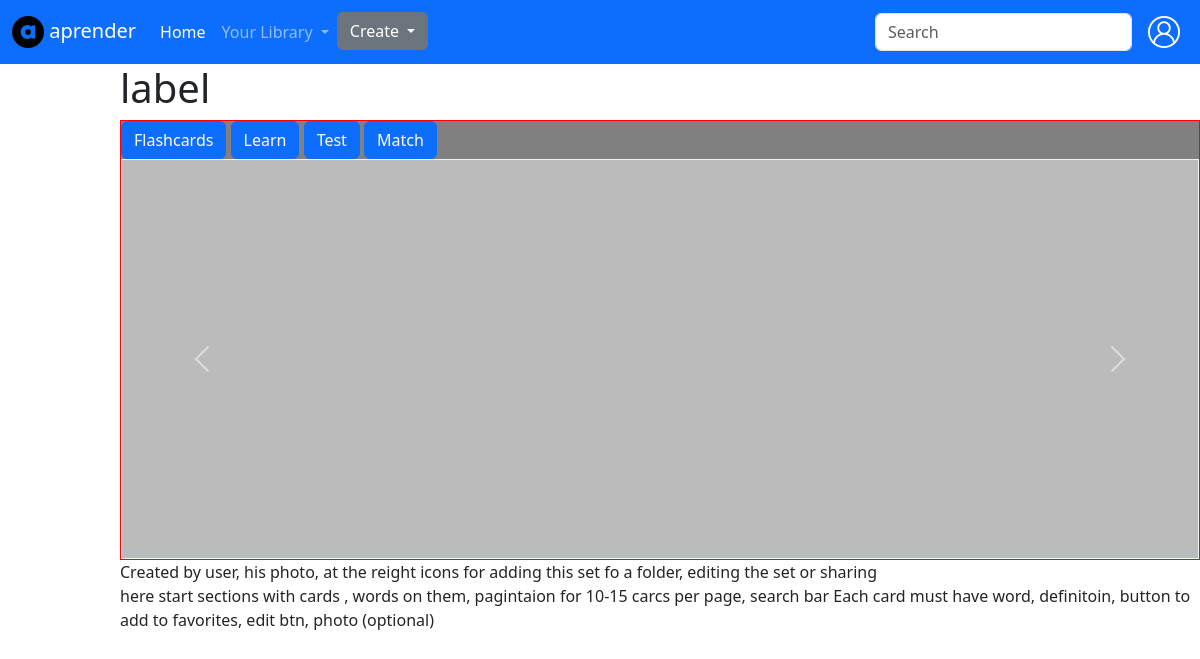
Before: /sets/23 (signed in) with the older database file.
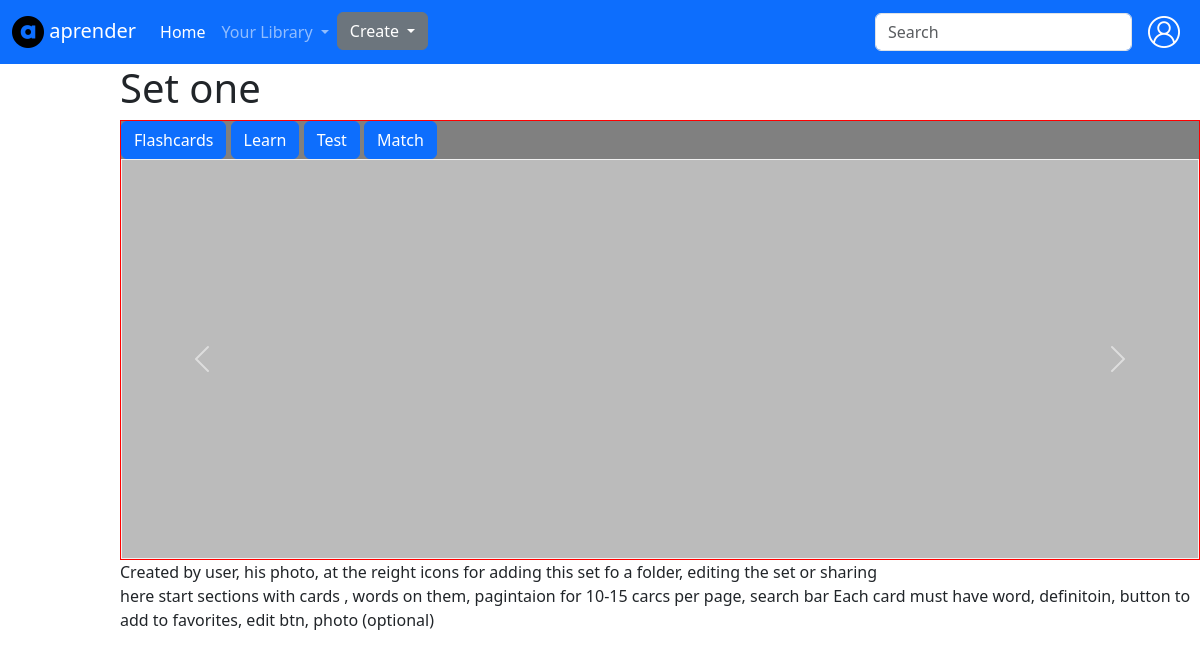
After: the same page with the newer database file.
### aprender/models.py (models this page shows, shortened)
class Set(models.Model):
    words = models.ManyToManyField(Word, related_name="words")
    label = models.CharField(max_length=255)
    description = models.CharField(max_length=512, null=True, blank=True)
    date = models.DateTimeField()
    author = models.ForeignKey(User, on_delete=models.SET_NULL, null=True)
    chosenWords = models.ManyToManyField(Word, related_name="chosenWords", blank=True)
    def serialize(self):
        return {
            'id': self.id,
            'label': self.label,
            'wordsNumber': self.words.count(),
            'author': self.author.username
        }

### aprender/views.py (the view)
# urls.py: path('sets/<int:id>', views.set, name='set'),
def set(request, id):
    return render(request, 'aprender/set.html', {
        'set': Set.objects.get(pk=id).serialize(),
        'learnStarted': LearnWay.objects.filter(author=request.user).filter(set__pk=id).count() > 0,
        'id': id
    })

### aprender/templates/aprender/set.html (shortened to what this page needs)
{% extends 'aprender/index.html' %}
{% load static %}
{% block head %}
<link rel="stylesheet" href="{% static 'styles/set.css' %}">
{% endblock head %}
{% block body %}
<section class='set'>
	<h1>{{set.label}}</h1>
	<div class="menuContainer">
		<a type="button" class="btn btn-primary" href="{% url 'flashcards' id %}">Flashcards</a>
		<button type="button" class="btn btn-primary">Learn</button>
		<button type="button" class="btn btn-primary">Test</button>
		<button type="button" class="btn btn-primary">Match</button>
		<div id="carouselExampleInterval" class="carousel slide" data-bs-ride="carousel" data-bs-interval="false">
			<div class="carousel-inner">
				<div class="carousel-item active" data-bs-interval="10000" style='height: 400px;'>
					<div class="flip-card" onclick='flip(this);' id="flipCardOne">
						<div class="flip-card-inner">
							<div class="flip-card-front" id='carouselItemOneFront'>
							</div>
						</div>
					</div>
				</div>
			</div>
			<button class="carousel-control-prev" type="button" onclick='prevWord();'>
				<span class="carousel-control-prev-icon" aria-hidden="true"></span>
			</button>
			<button class="carousel-control-next" type="button"  onclick='nextWord();'>
				<span class="carousel-control-next-icon" aria-hidden="true"></span>
			</button>
		</div>
	</div>
	<div>
		Created by user, his photo, at the reight icons for adding this set fo a folder, editing the set or sharing
	</div>
	<div>
		here start sections with cards , words on them, pagintaion for 10-15 carcs per page, search bar
		Each card must have word, definitoin, button to add to favorites, edit btn, photo (optional)
	</div>
</section>
{% endblock body %}

### aprender/templates/aprender/index.html (shortened to what this page needs)
{% load static %}
<!DOCTYPE html>
<html lang="en">
<head>
    {% load bootstrap5 %}
    {% bootstrap_css %}
    <link rel="stylesheet" href="{% static 'styles/index.css' %}">
    {% block head %}
    {% endblock head %}
</head>
<body>
    <nav class="navbar navbar-expand-lg navbar-dark bg-primary">
        <div class="container-fluid">
            <a class="navbar-brand" href="{% url 'index' %}">
                <img src="{% static 'icons/logo.png' %}" alt="">
                aprender</a>
            <div class="collapse navbar-collapse" id="navbarTogglerDemo02">
                <ul class="navbar-nav me-auto mb-2 mb-lg-0">
                    <li class="nav-item">
                        <a class="nav-link active" aria-current="page" href="{% url 'index' %}">Home</a>
                    </li>
                    {% if user.is_authenticated %}
                    <li class="nav-item dropdown">
                        <a id="libraryBtn" class="nav-link dropdown-toggle" role="button" data-bs-toggle="dropdown"
                            aria-expanded="false">
                            Your Library
                        </a>
                    </li>
                    <li class="nav-item dropdown">
                        <button class="btn btn-secondary dropdown-toggle" type="button" data-bs-toggle="dropdown"
                            aria-expanded="false">
                            Create
                        </button>
                    </li>
                    {% endif %}
                </ul>
                <form class="d-flex" role="search">
                    <input class="form-control me-2" type="search" placeholder="Search" aria-label="Search">
                </form>
                {% if not request.user.is_authenticated %}
                <div class="btn-group">
                    <button type="button" class="btn btn-secondary dropdown-toggle" data-bs-toggle="dropdown"
                        aria-expanded="false">
                        Sign In
                    </button>
                    <div class="dropdown-menu dropdown-menu-lg-end">
                        <form class="px-4 py-3" method='post' action="{% url 'login' %}">
                            {% csrf_token %}
                            <div class="mb-3">
                                <label for="DropdownFormEmail1" class="form-label">Email address</label>
                                {{LoginForm.username}}
                            </div>
                            <div class="mb-3">
                                <label for="DropdownFormPassword1" class="form-label">Password</label>
                                {{LoginForm.password}}
                            </div>
                            <button type="submit" class="btn btn-primary">Sign in</button>
                        </form>
                        <div class="dropdown-divider"></div>
                        <a class="dropdown-item" href="{% url 'register' %}">New around here? Sign up</a>
                        <a class="dropdown-item" href="#">Forgot password?</a>
                    </div>
                </div>
                {% else %}
                <div class="btn-group">
                    <a type="button" class="m-2" data-bs-toggle="dropdown" data-bs-display="static"
                        aria-expanded="false">
                        <img src="{% static 'icons/user.png' %}" alt="profile pic">
                    </a>
                </div>
                {% endif %}
            </div>
        </div>
    </nav>
    {% block body %}
    {% endblock body %}
</body>
</html>

### aprender/static/styles/set.css (style rules this page uses)
.flip-card { background-color: transparent; width: 100%; height: 100%; border: 1px solid #f1f1f1; perspective: 1000px; }
.flip-card-inner { position: relative; width: 100%; height: 100%; text-align: center; transition: transform 0.8s; transform-style: preserve-3d; }
.flip-card-front, .flip-card-back { position: absolute; width: 100%; height: 100%; -webkit-backface-visibility: hidden; backface-visibility: hidden; display: flex; justify-content: center; align-items: center; }
.flip-card-front { background-color: #bbb; color: black; }
.set { display: block; margin-left: 10vw; }
.menuContainer { background-color: grey; border: 1px solid red; position: relative; }
.flip-card-front, .flip-card-back { position: absolute; width: 100%; height: 100%; -webkit-backface-visibility: hidden; backface-visibility: hidden; font-size: 30px; }

Changed rows visible on the page:
changed Set: label "label" → "Set one"
